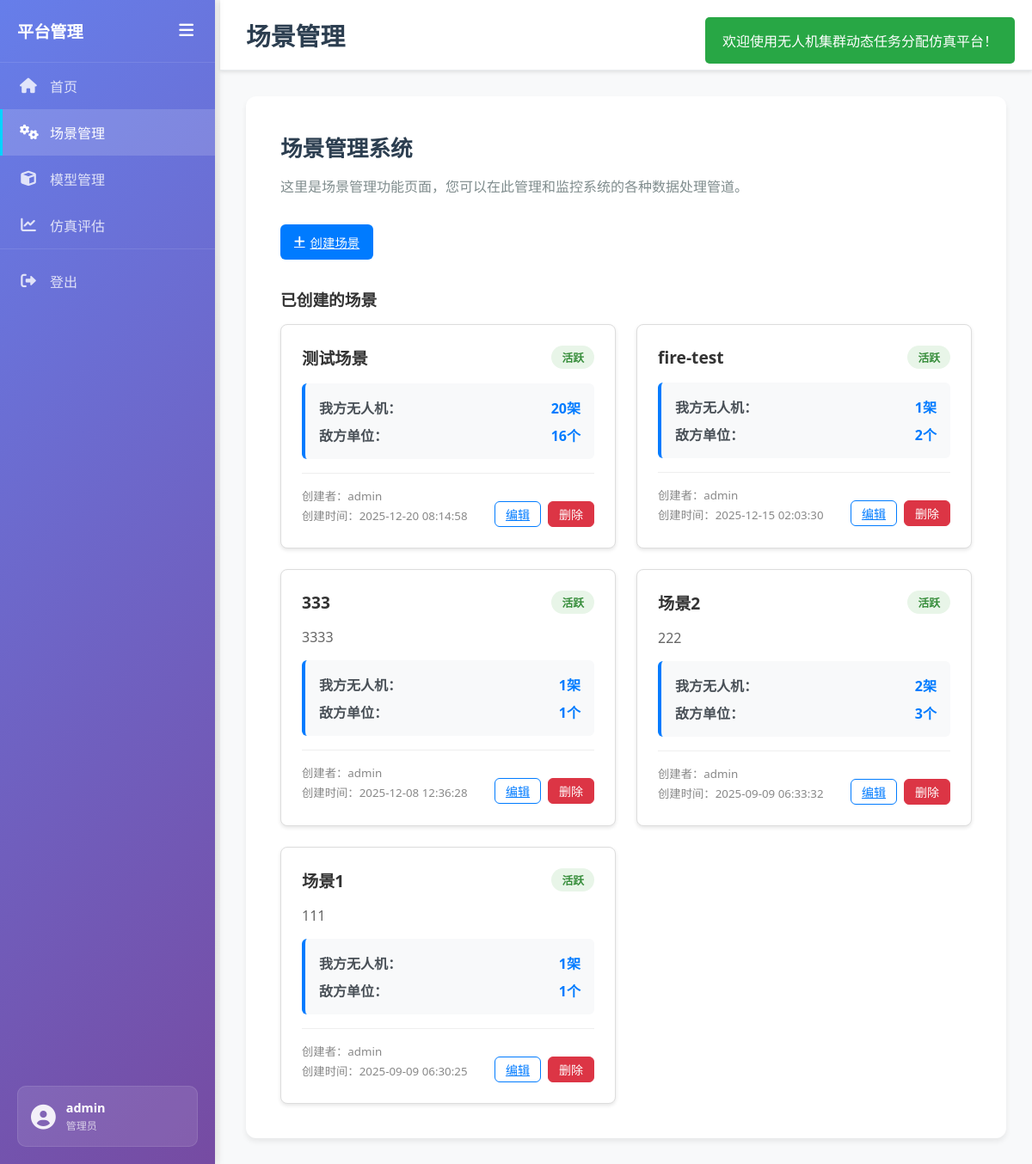
The page /pipeline (signed in) on the database its author committed.
### tables this page shows
CREATE TABLE scenarios (
    id INTEGER PRIMARY KEY AUTOINCREMENT,
    name TEXT NOT NULL,
    description TEXT,
    scenario_type TEXT NOT NULL,
    created_by TEXT NOT NULL,
    created_at TIMESTAMP DEFAULT CURRENT_TIMESTAMP,
    status TEXT DEFAULT 'active'
, our_drone_count INTEGER DEFAULT 0, our_drone_positions TEXT, our_drone_payloads TEXT, enemy_reconnaissance_drones INTEGER DEFAULT 0, enemy_reconnaissance_positions TEXT, enemy_attack_helicopters INTEGER DEFAULT 0, enemy_helicopter_positions TEXT, enemy_tanks INTEGER DEFAULT 0, enemy_tank_positions TEXT, enemy_armored_vehicles INTEGER DEFAULT 0, enemy_vehicle_positions TEXT, enemy_military_bases INTEGER DEFAULT 0, enemy_base_positions TEXT);

### app.py (the view)
@app.route('/pipeline')
@login_required
def pipeline():
    try:
        sanitize_all_scenario_payloads()
        conn = get_db_connection()
        scenarios = conn.execute(
            '''SELECT id, name, description, created_by,
               datetime(created_at, 'localtime') as created_at, status,
               our_drone_count, enemy_reconnaissance_drones, enemy_attack_helicopters,
               enemy_tanks, enemy_armored_vehicles, enemy_military_bases
               FROM scenarios
               WHERE status = 'active'
               ORDER BY created_at DESC'''
        ).fetchall()
        conn.close()
        return render_template('pipeline.html', scenarios=scenarios)
    except Exception as e:
        flash(f'获取场景列表时发生错误：{str(e)}', 'error')
        return render_template('pipeline.html', scenarios=[])

### app.py (called while the page is built)
def safe_int(value, default=0):
    try:
        return int(value)
    except (TypeError, ValueError):
        return default

def normalize_drone_entry(drone, default_id=None):
    normalized = {
        'id': drone.get('id', default_id),
        'code': drone.get('code', ''),
        'lat': drone.get('lat'),
        'lng': drone.get('lng'),
        'altitude': safe_int(drone.get('altitude', 100), 100),
        'ar1': safe_int(drone.get('ar1', drone.get('hq9b', 0)), 0),
        'pl10': safe_int(drone.get('pl10', 0), 0),
        'cannon': safe_int(drone.get('cannon', 0), 0)
    }
    return normalized

def serialize_drone_payloads(drones):
    return json.dumps({
        'total_ar1': sum(drone.get('ar1', 0) for drone in drones),
        'total_pl10': sum(drone.get('pl10', 0) for drone in drones),
        'total_cannon': sum(drone.get('cannon', 0) for drone in drones),
        'drones': drones
    })

def sanitize_all_scenario_payloads():
    conn = None
    try:
        conn = get_db_connection()
        rows = conn.execute(
            'SELECT id, our_drone_payloads FROM scenarios WHERE status = "active"'
        ).fetchall()
        updates = []
        for row in rows:
            _, cleaned_payload, changed = sanitize_stored_drone_payload(row['our_drone_payloads'] or '')
            if changed:
                updates.append((cleaned_payload, row['id']))
        if updates:
            conn.executemany(
                'UPDATE scenarios SET our_drone_payloads = ? WHERE id = ?',
                updates
            )
            conn.commit()
    except Exception:
        pass
    finally:
        if conn:
            conn.close()

def get_db_connection():
    conn = sqlite3.connect('webapp.db')
    conn.row_factory = sqlite3.Row  # 使行可以通过列名访问
    return conn

def login_required(f):
    from functools import wraps
    @wraps(f)
    def decorated_function(*args, **kwargs):
        if 'logged_in' not in session:
            return redirect(url_for('login'))
        return f(*args, **kwargs)
    return decorated_function

### templates/pipeline.html (shortened to what this page needs)
{% extends "base.html" %}
{% block page_title %}场景管理{% endblock %}
{% block content %}
<div class="page-container">
    <div class="content-card">
        <h2>场景管理系统</h2>
        <p>这里是场景管理功能页面，您可以在此管理和监控系统的各种数据处理管道。</p>
        <div class="action-bar">
            <a href="{{ url_for('create_scenario') }}" class="btn btn-primary">
                <i class="fas fa-plus"></i> 创建场景
            </a>
        </div>
        <div class="scenarios-section">
            <h3>已创建的场景</h3>
            {% if scenarios %}
                <div class="scenarios-grid">
                    {% for scenario in scenarios %}
                        <div class="scenario-card">
                            <div class="scenario-header">
                                <h4>{{ scenario.name }}</h4>
                                <span class="scenario-status">
                                    活跃
                                </span>
                            </div>
                            {% if scenario.description %}
                                <p class="scenario-description">{{ scenario.description }}</p>
                            {% endif %}
                            <div class="scenario-config">
                                <div class="config-item">
                                    <span class="config-label">我方无人机：</span>
                                    <span class="config-value">{{ scenario.our_drone_count or 0 }}架</span>
                                </div>
                                <div class="config-item">
                                    <span class="config-label">敌方单位：</span>
                                    <span class="config-value">
                                        {{ (scenario.enemy_reconnaissance_drones or 0) + (scenario.enemy_attack_helicopters or 0) + (scenario.enemy_tanks or 0) + (scenario.enemy_armored_vehicles or 0) + (scenario.enemy_military_bases or 0) }}个
                                    </span>
                                </div>
                            </div>
                            <div class="scenario-meta">
                                <div class="scenario-info">
                                    <small>创建者：{{ scenario.created_by }}</small>
                                    <small>创建时间：{{ scenario.created_at }}</small>
                                </div>
                                <div class="scenario-actions">
                                    <a href="{{ url_for('edit_scenario', scenario_id=scenario.id) }}" class="btn btn-sm btn-outline">编辑</a>
                                    <button class="btn btn-sm btn-danger delete-btn"
                                            data-scenario-id="{{ scenario.id }}"
                                            data-scenario-name="{{ scenario.name }}">删除</button>
                                </div>
                            </div>
                        </div>
                    {% endfor %}
                </div>
            {% else %}
                <div class="empty-state">
                    <i class="fas fa-folder-open fa-3x"></i>
                    <h4>暂无场景</h4>
                    <p>您还没有创建任何场景，点击上方按钮开始创建您的第一个场景。</p>
                </div>
            {% endif %}
        </div>
    </div>
</div>
{% endblock %}

### templates/base.html (shortened to what this page needs)
<!DOCTYPE html>
<html lang="zh-CN">
<head>
    <link rel="stylesheet" href="{{ url_for('static', filename='css/style.css') }}">
    <link rel="stylesheet" href="https://cdnjs.cloudflare.com/ajax/libs/font-awesome/6.0.0/css/all.min.css">
</head>
<body>
    <div class="container">
        <nav class="sidebar" id="sidebar">
            <div class="sidebar-header">
                <h3>平台管理</h3>
                <button class="toggle-btn" id="toggleBtn">
                    <i class="fas fa-bars"></i>
                </button>
            </div>
            <ul class="nav-list">
                <li class="nav-item">
                    <a href="{{ url_for('index') }}" class="nav-link {% if request.endpoint == 'index' %}active{% endif %}">
                        <i class="fas fa-home"></i>
                        <span class="nav-text">首页</span>
                    </a>
                </li>
                <li class="nav-item">
                    <a href="{{ url_for('pipeline') }}" class="nav-link {% if request.endpoint == 'pipeline' %}active{% endif %}">
                        <i class="fas fa-cogs"></i>
                        <span class="nav-text">场景管理</span>
                    </a>
                </li>
                <li class="nav-item">
                    <a href="{{ url_for('model') }}" class="nav-link {% if request.endpoint == 'model' %}active{% endif %}">
                        <i class="fas fa-cube"></i>
                        <span class="nav-text">模型管理</span>
                    </a>
                </li>
                <li class="nav-item">
                    <a href="{{ url_for('simulation') }}" class="nav-link {% if request.endpoint == 'simulation' %}active{% endif %}">
                        <i class="fas fa-chart-line"></i>
                        <span class="nav-text">仿真评估</span>
                    </a>
                </li>
                <li class="nav-item nav-logout">
                    <a href="{{ url_for('logout') }}" class="nav-link logout-link" onclick="return confirm('确定要登出吗？')">
                        <i class="fas fa-sign-out-alt"></i>
                        <span class="nav-text">登出</span>
                    </a>
                </li>
            </ul>
            <div class="user-info">
                <div class="user-avatar">
                    <i class="fas fa-user-circle"></i>
                </div>
                <div class="user-details">
                    <span class="username">{{ session.username }}</span>
                    <span class="user-role">管理员</span>
                </div>
            </div>
        </nav>
        <div class="sidebar-resizer" id="sidebarResizer" title="拖拽调整侧边栏宽度"></div>
        <main class="main-content">
            <header class="main-header">
                <h1>{% block page_title %}{% endblock %}</h1>
                <div class="header-actions">
                    <span class="welcome-text">欢迎，{{ session.username }}</span>
                    <a href="{{ url_for('logout') }}" class="logout-btn" onclick="return confirm('确定要登出吗？')">
                    </a>
                </div>
            </header>
            <div class="content">
                {% block content %}{% endblock %}
            </div>
        </main>
    </div>
</body>
</html>

### static/css/style.css (style rules this page uses)
* { margin: 0; padding: 0; box-sizing: border-box; }
body { font-family: 'Segoe UI', Tahoma, Geneva, Verdana, sans-serif; background-color: #f5f5f5; color: #333; }
.container { display: flex; min-height: 100vh; }
.sidebar-resizer { width: 6px; cursor: col-resize; background: linear-gradient(180deg, rgba(0,0,0,0) 0%, rgba(0,0,0,0.05) 50%, rgba(0,0,0,0) 100%); transition: background-color 0.2s ease; }
.sidebar { width: 250px; background: linear-gradient(135deg, #667eea 0%, #764ba2 100%); color: white; transition: width 0.3s ease; position: relative; box-shadow: 2px 0 10px rgba(0, 0, 0, 0.1); }
.sidebar-header { padding: 20px; border-bottom: 1px solid rgba(255, 255, 255, 0.1); display: flex; justify-content: space-between; align-items: center; }
.sidebar-header h3 { font-size: 1.2rem; font-weight: 600; transition: opacity 0.3s ease; }
.toggle-btn { background: none; border: none; color: white; font-size: 1.2rem; cursor: pointer; padding: 5px; border-radius: 4px; transition: background-color 0.3s ease; }
.nav-list { list-style: none; padding: 0; margin: 0; }
.nav-item { margin: 0; }
.nav-link { display: flex; align-items: center; padding: 15px 20px; color: rgba(255, 255, 255, 0.8); text-decoration: none; transition: all 0.3s ease; border-left: 3px solid transparent; }
.nav-link.active { background-color: rgba(255, 255, 255, 0.15); color: white; border-left-color: #00d4ff; }
.nav-link i { font-size: 1.1rem; width: 20px; text-align: center; margin-right: 15px; }
.nav-text { transition: opacity 0.3s ease; white-space: nowrap; }
.user-info { position: absolute; bottom: 20px; left: 20px; right: 20px; display: flex; align-items: center; padding: 15px; background: rgba(255, 255, 255, 0.1); border-radius: 10px; border: 1px solid rgba(255, 255, 255, 0.1); transition: all 0.3s ease; }
.user-avatar { margin-right: 12px; font-size: 1.8rem; color: rgba(255, 255, 255, 0.9); }
.user-details { display: flex; flex-direction: column; transition: opacity 0.3s ease; }
.username { color: white; font-weight: 600; font-size: 0.9rem; margin-bottom: 2px; }
.user-role { color: rgba(255, 255, 255, 0.7); font-size: 0.75rem; }
.nav-logout { margin-top: auto; border-top: 1px solid rgba(255, 255, 255, 0.1); padding-top: 10px; }
.logout-link { color: rgba(255, 255, 255, 0.8) !important; }
.main-content { flex: 1; padding: 0; background-color: #f8f9fa; transition: margin-left 0.3s ease; }
.main-header { background: white; padding: 20px 30px; box-shadow: 0 2px 4px rgba(0, 0, 0, 0.1); border-bottom: 1px solid #e9ecef; display: flex; justify-content: space-between; align-items: center; }
.main-header h1 { font-size: 1.8rem; color: #2c3e50; font-weight: 600; margin: 0; }
.header-actions { display: flex; align-items: center; gap: 20px; }
.welcome-text { color: #7f8c8d; font-size: 0.95rem; font-weight: 500; }
.logout-btn { display: flex; align-items: center; gap: 6px; padding: 8px 16px; background: #ff6b6b; color: white; text-decoration: none; border-radius: 6px; font-size: 0.9rem; font-weight: 500; transition: all 0.3s ease; }
.content { padding: 30px; }
.page-container { max-width: 1200px; margin: 0 auto; }
.content-card { background: white; border-radius: 12px; padding: 40px; box-shadow: 0 4px 6px rgba(0, 0, 0, 0.07); }
.content-card h2 { color: #2c3e50; margin-bottom: 15px; font-size: 1.6rem; }
.content-card > p { color: #7f8c8d; line-height: 1.6; margin-bottom: 30px; }
.btn { padding: 10px 16px; border: none; border-radius: 6px; font-size: 0.9rem; font-weight: 500; cursor: pointer; transition: all 0.3s ease; display: flex; align-items: center; justify-content: center; gap: 6px; }
.btn-primary { background: #007bff; color: white; }
.btn-danger { background: #dc3545; color: white; }

### rows shown on the page
scenarios: name "测试场景", our_drone_count "20", enemy_reconnaissance_drones+enemy_attack_helicopters+enemy_tanks "16", created_by "admin", created_at "2025-12-20 08:14:58"
scenarios: name "fire-test", our_drone_count "1", enemy_reconnaissance_drones+enemy_attack_helicopters+enemy_tanks "2", created_by "admin", created_at "2025-12-15 02:03:30"
scenarios: name "333", description "3333", our_drone_count "1", enemy_reconnaissance_drones+enemy_attack_helicopters+enemy_tanks "1", created_by "admin", created_at "2025-12-08 12:36:28"
scenarios: name "场景2", description "222", our_drone_count "2", enemy_reconnaissance_drones+enemy_attack_helicopters+enemy_tanks "3", created_by "admin", created_at "2025-09-09 06:33:32"
scenarios: name "场景1", description "111", our_drone_count "1", enemy_reconnaissance_drones+enemy_attack_helicopters+enemy_tanks "1", created_by "admin", created_at "2025-09-09 06:30:25"

### other values the page prints
{{ session.username }} "admin"
